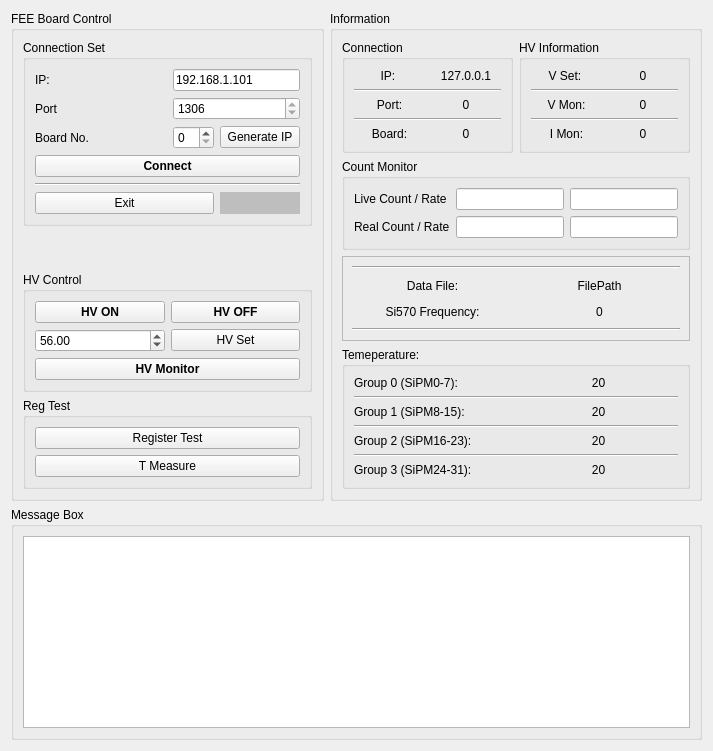
   <widget class="QWidget" name="tabFEE">
    <attribute name="title">
     <string>FEE Board Control</string>
    </attribute>
    <layout class="QGridLayout" name="gridLayout_24">
     <item row="0" column="0">
      <widget class="QGroupBox" name="groupBox_7">
       <property name="title">
        <string>FEE Board Control</string>
       </property>
       <layout class="QGridLayout" name="gridLayout_7">
        <item row="0" column="0">
         <widget class="QGroupBox" name="groupBox_8">
          <property name="title">
           <string>Connection Set</string>
          </property>
          <layout class="QGridLayout" name="gridLayout_6">
           <item row="1" column="1">
            <spacer name="horizontalSpacer_3">
             <property name="orientation">
              <enum>Qt::Horizontal</enum>
             </property>
             <property name="sizeHint" stdset="0">
              <size>
               <width>72</width>
               <height>18</height>
              </size>
             </property>
            </spacer>
           </item>
           <item row="0" column="0">
            <widget class="QLabel" name="label_6">
             <property name="text">
              <string>IP:</string>
             </property>
            </widget>
           </item>
           <item row="1" column="2" colspan="2">
            <widget class="QSpinBox" name="boxPort">
             <property name="readOnly">
              <bool>true</bool>
             </property>
             <property name="maximum">
              <number>9999</number>
             </property>
             <property name="value">
              <number>1306</number>
             </property>
            </widget>
           </item>
           <item row="0" column="2" colspan="2">
            <widget class="QLineEdit" name="lineIP">
             <property name="text">
              <string>192.168.1.101</string>
             </property>
             <property name="readOnly">
              <bool>false</bool>
             </property>
            </widget>
           </item>
           <item row="4" column="0" colspan="4">
            <widget class="Line" name="line_5">
             <property name="orientation">
              <enum>Qt::Horizontal</enum>
             </property>
            </widget>
           </item>
           <item row="0" column="1">
            <spacer name="horizontalSpacer_2">
             <property name="orientation">
              <enum>Qt::Horizontal</enum>
             </property>
             <property name="sizeHint" stdset="0">
              <size>
               <width>40</width>
               <height>20</height>
              </size>
             </property>
            </spacer>
           </item>
           <item row="2" column="0">
            <widget class="QLabel" name="label">
             <property name="text">
              <string>Board No.</string>
             </property>
            </widget>
           </item>
           <item row="1" column="0">
            <widget class="QLabel" name="label_8">
             <property name="text">
              <string>Port</string>
             </property>
            </widget>
           </item>
           <item row="2" column="3">
            <widget class="QPushButton" name="btnGenerateIP">
             <property name="text">
              <string>Generate IP</string>
             </property>
            </widget>
           </item>
           <item row="2" column="2">
            <widget class="QSpinBox" name="boxBoardNo">
             <property name="maximum">
              <number>49</number>
             </property>
            </widget>
           </item>
           <item row="2" column="1">
            <spacer name="horizontalSpacer_4">
             <property name="orientation">
              <enum>Qt::Horizontal</enum>
             </property>
             <property name="sizeHint" stdset="0">
              <size>
               <width>40</width>
               <height>20</height>
              </size>
             </property>
            </spacer>
           </item>
           <item row="5" column="0" colspan="3">
            <widget class="QPushButton" name="btnExit">
             <property name="text">
              <string>Exit</string>
             </property>
            </widget>
           </item>
           <item row="5" column="3">
            <widget class="QLabel" name="lblLED">
             <property name="styleSheet">
              <string notr="true">background-color:rgb(190,190,190)</string>
             </property>
             <property name="text">
              <string/>
             </property>
            </widget>
           </item>
           <item row="3" column="0" colspan="4">
            <widget class="QPushButton" name="btnConnect">
             <property name="font">
              <font>
               <bold>true</bold>
              </font>
             </property>
             <property name="text">
              <string>Connect</string>
             </property>
            </widget>
           </item>
          </layout>
         </widget>
        </item>
        <item row="2" column="0">
         <widget class="QGroupBox" name="grpHVctrl">
          <property name="title">
           <string>HV Control</string>
          </property>
          <layout class="QGridLayout" name="gridLayout_3">
           <item row="1" column="0">
            <widget class="QDoubleSpinBox" name="boxHVSet">
             <property name="maximum">
              <double>68.000000000000000</double>
             </property>
             <property name="value">
              <double>56.000000000000000</double>
             </property>
            </widget>
           </item>
           <item row="0" column="0">
            <widget class="QPushButton" name="btnHVON">
             <property name="font">
              <font>
               <bold>true</bold>
              </font>
             </property>
             <property name="text">
              <string>HV ON</string>
             </property>
            </widget>
           </item>
           <item row="1" column="1">
            <widget class="QPushButton" name="btnHVSet">
             <property name="text">
              <string>HV Set</string>
             </property>
            </widget>
           </item>
           <item row="2" column="0" colspan="2">
            <widget class="QPushButton" name="btnHPO">
             <property name="font">
              <font>
               <bold>true</bold>
              </font>
             </property>
             <property name="text">
              <string>HV Monitor</string>
             </property>
            </widget>
           </item>
           <item row="0" column="1">
            <widget class="QPushButton" name="btnHVOFF">
             <property name="font">
              <font>
               <bold>true</bold>
              </font>
             </property>
             <property name="text">
              <string>HV OFF</string>
             </property>
            </widget>
           </item>
          </layout>
         </widget>
        </item>
        <item row="3" column="0">
         <widget class="QGroupBox" name="grpTMea">
          <property name="title">
           <string>Reg Test</string>
          </property>
          <layout class="QGridLayout" name="gridLayout_38">
           <item row="0" column="0">
            <widget class="QPushButton" name="btnRegTest">
             <property name="text">
              <string>Register Test</string>
             </property>
            </widget>
           </item>
           <item row="1" column="0">
            <widget class="QPushButton" name="btnTMon">
             <property name="text">
              <string>T Measure</string>
             </property>
            </widget>
           </item>
          </layout>
         </widget>
        </item>
        <item row="1" column="0">
         <spacer name="verticalSpacer_4">
          <property name="orientation">
           <enum>Qt::Vertical</enum>
          </property>
          <property name="sizeHint" stdset="0">
           <size>
            <width>20</width>
            <height>40</height>
           </size>
          </property>
         </spacer>
        </item>
       </layout>
      </widget>
     </item>
     <item row="0" column="1">
      <widget class="QGroupBox" name="grpFEEInfo">
       <property name="title">
        <string>Information</string>
       </property>
       <layout class="QGridLayout" name="gridLayout_8">
        <item row="0" column="1">
         <widget class="QGroupBox" name="groupBox_5">
          <property name="title">
           <string>HV Information</string>
          </property>
          <layout class="QGridLayout" name="gridLayout_5">
           <item row="0" column="0">
            <widget class="QLabel" name="label_17">
             <property name="text">
              <string>V Set: </string>
             </property>
             <property name="alignment">
              <set>Qt::AlignCenter</set>
             </property>
            </widget>
           </item>
           <item row="0" column="1">
            <widget class="QLabel" name="lblVSetOut">
             <property name="text">
              <string>0</string>
             </property>
             <property name="alignment">
              <set>Qt::AlignCenter</set>
             </property>
            </widget>
           </item>
           <item row="1" column="0" colspan="2">
            <widget class="Line" name="line_13">
             <property name="orientation">
              <enum>Qt::Horizontal</enum>
             </property>
            </widget>
           </item>
           <item row="2" column="0">
            <widget class="QLabel" name="label_5">
             <property name="text">
              <string>V Mon:</string>
             </property>
             <property name="alignment">
              <set>Qt::AlignCenter</set>
             </property>
            </widget>
           </item>
           <item row="2" column="1">
            <widget class="QLabel" name="lblVMonOut">
             <property name="text">
              <string>0</string>
             </property>
             <property name="alignment">
              <set>Qt::AlignCenter</set>
             </property>
            </widget>
           </item>
           <item row="3" column="0" colspan="2">
            <widget class="Line" name="line_14">
             <property name="orientation">
              <enum>Qt::Horizontal</enum>
             </property>
            </widget>
           </item>
           <item row="4" column="0">
            <widget class="QLabel" name="label_18">
             <property name="text">
              <string>I Mon:</string>
             </property>
             <property name="alignment">
              <set>Qt::AlignCenter</set>
             </property>
            </widget>
           </item>
           <item row="4" column="1">
            <widget class="QLabel" name="lblIMonOut">
             <property name="text">
              <string>0</string>
             </property>
             <property name="alignment">
              <set>Qt::AlignCenter</set>
             </property>
            </widget>
           </item>
          </layout>
         </widget>
        </item>
        <item row="0" column="0">
         <widget class="QGroupBox" name="groupBox_6">
          <property name="title">
           <string>Connection</string>
          </property>
          <layout class="QGridLayout" name="gridLayout_4">
           <item row="0" column="0">
            <widget class="QLabel" name="label_9">
             <property name="text">
              <string>IP: </string>
             </property>
             <property name="alignment">
              <set>Qt::AlignCenter</set>
             </property>
            </widget>
           </item>
           <item row="0" column="1">
            <widget class="QLabel" name="lblIPOut">
             <property name="text">
              <string>127.0.0.1</string>
             </property>
             <property name="alignment">
              <set>Qt::AlignCenter</set>
             </property>
            </widget>
           </item>
           <item row="1" column="0" colspan="2">
            <widget class="Line" name="line_15">
             <property name="orientation">
              <enum>Qt::Horizontal</enum>
             </property>
            </widget>
           </item>
           <item row="2" column="0">
            <widget class="QLabel" name="label_11">
             <property name="text">
              <string>Port:</string>
             </property>
             <property name="alignment">
              <set>Qt::AlignCenter</set>
             </property>
            </widget>
           </item>
           <item row="2" column="1">
            <widget class="QLabel" name="lblPortOut">
             <property name="text">
              <string>0</string>
             </property>
             <property name="alignment">
              <set>Qt::AlignCenter</set>
             </property>
            </widget>
           </item>
           <item row="3" column="0" colspan="2">
            <widget class="Line" name="line_16">
             <property name="orientation">
              <enum>Qt::Horizontal</enum>
             </property>
            </widget>
           </item>
           <item row="4" column="0">
            <widget class="QLabel" name="label_15">
             <property name="text">
              <string>Board:</string>
             </property>
             <property name="alignment">
              <set>Qt::AlignCenter</set>
             </property>
            </widget>
           </item>
           <item row="4" column="1">
            <widget class="QLabel" name="lblBoardOut">
             <property name="text">
              <string>0</string>
             </property>
             <property name="alignment">
              <set>Qt::AlignCenter</set>
             </property>
            </widget>
           </item>
          </layout>
         </widget>
        </item>
        <item row="3" column="0" colspan="2">
         <widget class="QFrame" name="frame_2">
          <property name="frameShape">
           <enum>QFrame::StyledPanel</enum>
          </property>
          <property name="frameShadow">
           <enum>QFrame::Raised</enum>
          </property>
          <layout class="QGridLayout" name="gridLayout_17">
           <item row="1" column="1">
            <widget class="QLabel" name="lblFileOut">
             <property name="text">
              <string>FilePath</string>
             </property>
             <property name="alignment">
              <set>Qt::AlignCenter</set>
             </property>
            </widget>
           </item>
           <item row="2" column="0">
            <widget class="QLabel" name="label_7">
             <property name="text">
              <string>Si570 Frequency:</string>
             </property>
             <property name="alignment">
              <set>Qt::AlignCenter</set>
             </property>
            </widget>
           </item>
           <item row="3" column="0" colspan="2">
            <widget class="Line" name="line_18">
             <property name="orientation">
              <enum>Qt::Horizontal</enum>
             </property>
            </widget>
           </item>
           <item row="0" column="0" colspan="2">
            <widget class="Line" name="line_17">
             <property name="orientation">
              <enum>Qt::Horizontal</enum>
             </property>
            </widget>
           </item>
           <item row="2" column="1">
            <widget class="QLabel" name="lblSi570Out">
             <property name="text">
              <string>0</string>
             </property>
             <property name="alignment">
              <set>Qt::AlignCenter</set>
             </property>
            </widget>
           </item>
           <item row="1" column="0">
            <widget class="QLabel" name="label_13">
             <property name="text">
              <string>Data File:</string>
             </property>
             <property name="alignment">
              <set>Qt::AlignCenter</set>
             </property>
            </widget>
           </item>
          </layout>
         </widget>
        </item>
        <item row="2" column="0" colspan="2">
         <widget class="QGroupBox" name="grpCRMonitor">
          <property name="title">
           <string>Count Monitor</string>
          </property>
          <layout class="QGridLayout" name="gridLayout_19">
           <item row="0" column="1">
            <widget class="QLineEdit" name="lineLiveCount">
             <property name="readOnly">
              <bool>true</bool>
             </property>
            </widget>
           </item>
           <item row="1" column="2">
            <widget class="QLineEdit" name="lineRealCR">
             <property name="readOnly">
              <bool>true</bool>
             </property>
            </widget>
           </item>
           <item row="1" column="0">
            <widget class="QLabel" name="label_39">
             <property name="text">
              <string>Real Count / Rate</string>
             </property>
            </widget>
           </item>
           <item row="1" column="1">
            <widget class="QLineEdit" name="lineRealCount">
             <property name="readOnly">
              <bool>true</bool>
             </property>
            </widget>
           </item>
           <item row="0" column="0">
            <widget class="QLabel" name="label_38">
             <property name="text">
              <string>Live Count / Rate</string>
             </property>
            </widget>
           </item>
           <item row="0" column="2">
            <widget class="QLineEdit" name="lineLiveCR">
             <property name="readOnly">
              <bool>true</bool>
             </property>
            </widget>
           </item>
          </layout>
         </widget>
        </item>
        <item row="5" column="0" colspan="2">
         <widget class="QGroupBox" name="grpTMoni">
          <property name="title">
           <string>Temeperature:</string>
          </property>
          <layout class="QGridLayout" name="gridLayout_12">
           <item row="0" column="0">
            <widget class="QLabel" name="label_10">
             <property name="text">
              <string>Group 0 (SiPM0-7): </string>
             </property>
            </widget>
           </item>
           <item row="0" column="1">
            <widget class="QLabel" name="lblTOut_0">
             <property name="text">
              <string>20</string>
             </property>
             <property name="alignment">
              <set>Qt::AlignCenter</set>
             </property>
            </widget>
           </item>
           <item row="1" column="0" colspan="2">
            <widget class="Line" name="line_10">
             <property name="orientation">
              <enum>Qt::Horizontal</enum>
             </property>
            </widget>
           </item>
           <item row="2" column="0">
            <widget class="QLabel" name="label_12">
             <property name="text">
              <string>Group 1 (SiPM8-15): </string>
             </property>
            </widget>
           </item>
           <item row="2" column="1">
            <widget class="QLabel" name="lblTOut_1">
             <property name="text">
              <string>20</string>
             </property>
             <property name="alignment">
              <set>Qt::AlignCenter</set>
             </property>
            </widget>
           </item>
           <item row="3" column="0" colspan="2">
            <widget class="Line" name="line_11">
             <property name="orientation">
              <enum>Qt::Horizontal</enum>
             </property>
            </widget>
           </item>
           <item row="4" column="0">
            <widget class="QLabel" name="label_14">
             <property name="text">
              <string>Group 2 (SiPM16-23): </string>
             </property>
            </widget>
           </item>
           <item row="4" column="1">
            <widget class="QLabel" name="lblTOut_2">
             <property name="text">
              <string>20</string>
             </property>
             <property name="alignment">
              <set>Qt::AlignCenter</set>
             </property>
            </widget>
           </item>
           <item row="5" column="0" colspan="2">
            <widget class="Line" name="line_12">
             <property name="orientation">
              <enum>Qt::Horizontal</enum>
             </property>
            </widget>
           </item>
           <item row="6" column="0">
            <widget class="QLabel" name="label_16">
             <property name="text">
              <string>Group 3 (SiPM24-31): </string>
             </property>
            </widget>
           </item>
           <item row="6" column="1">
            <widget class="QLabel" name="lblTOut_3">
             <property name="text">
              <string>20</string>
             </property>
             <property name="alignment">
              <set>Qt::AlignCenter</set>
             </property>
            </widget>
           </item>
          </layout>
         </widget>
        </item>
       </layout>
      </widget>
     </item>
     <item row="2" column="0" colspan="2">
      <widget class="QGroupBox" name="groupBox_3">
       <property name="title">
        <string>Message Box</string>
       </property>
       <layout class="QHBoxLayout" name="horizontalLayout_2">
        <item>
         <widget class="QTextEdit" name="brsMessage"/>
        </item>
       </layout>
      </widget>
     </item>
    </layout>
   </widget>
